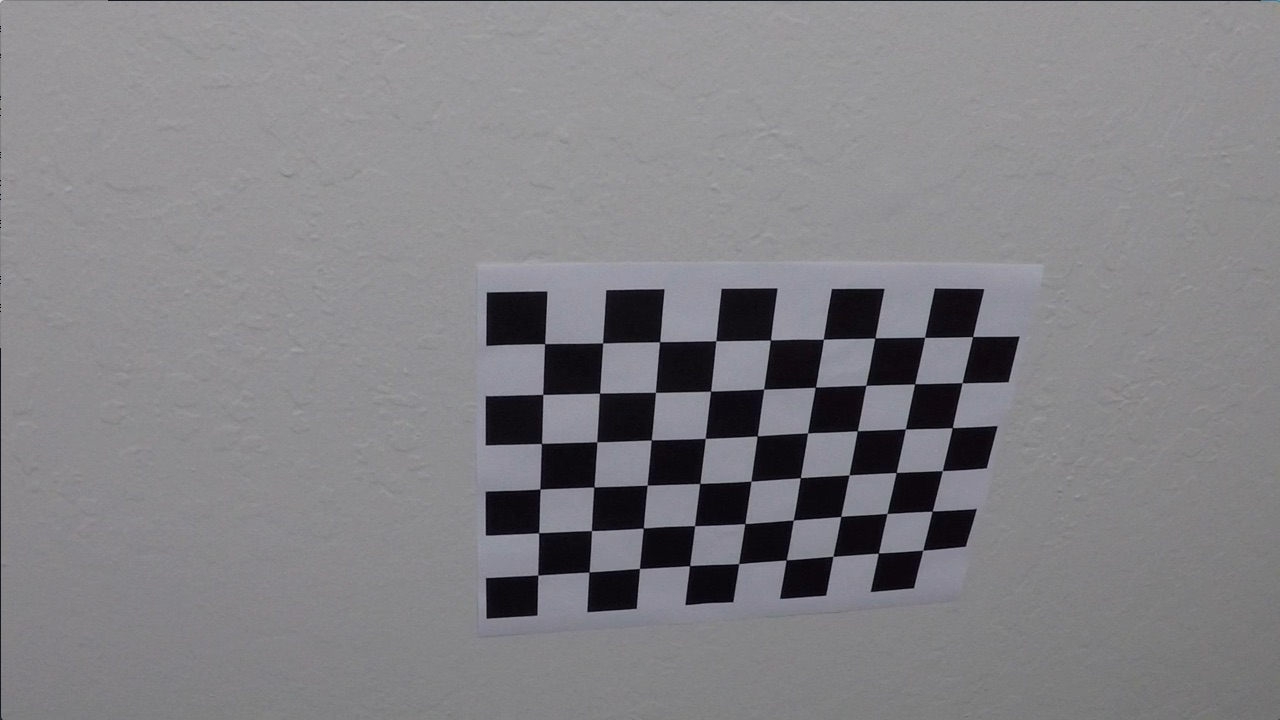
#> input picture camera_cal/calibration10.jpg, 1280 x 720 px; its folder holds only this picture in this run
$ jupyter execute --allow-errors find_lane_lines.ipynb   (shell and % lines are left out)   (older library calls are emulated)
#> lines starting #> are read from the running program, lines starting #| are printed output that depends on the picture; after the words box and inside, x2 and y2 are one past the last pixel; in counts of white or black regions, pixels touching at a corner belong together
[cell 1]
import cv2
import numpy as np
import matplotlib.pyplot as plt
import matplotlib.image as mpimg
import glob

[cell 2]
import math

# Helper method to plot multiple images
def plot_multiple_images(images,names,gray=False,number_of_cols=6,w_factor=4,h_factor=2):

    number_of_images=len(images)

    number_of_rows=math.ceil(number_of_images*1.0/number_of_cols)


    fig_width=w_factor*number_of_cols
    fig_height=h_factor*number_of_rows

    if number_of_rows > 5 :
        _dpi = number_of_rows * 5
    else :
        _dpi = 30

    #fig=plt.figure(figsize=(fig_width, fig_height),dpi=_dpi, facecolor='w', edgecolor='w')
    fig=plt.figure(figsize=(fig_width, fig_height), facecolor='w', edgecolor='w')

    im_number=0
    for im, name in zip(images,names):
        im_number+=1
        plt.subplot(number_of_rows,number_of_cols,im_number)
        plt.title(name)
        if gray :
            plt.imshow(im,cmap='gray')
        else :
            plt.imshow(im)

# Camera calibration

[cell 3]
# Get object points
col_points=9
row_points=6

objp = np.zeros((row_points*col_points,3), np.float32)
objp[:,:2] = np.mgrid[0:col_points, 0:row_points].T.reshape(-1,2)

# Make a list of calibration images
images = glob.glob('camera_cal/calibration*.jpg')

[cell 4]
# Arrays to store object points and image points from all the images.
objpoints = [] # 3d points in real world space
imgpoints = [] # 2d points in image plane.

sample_images=[]
sample_im_names=[]

# Step through the list and search for chessboard corners
for idx, fname in enumerate(images):
    img = cv2.imread(fname)
#> img is the input picture: shape (720, 1280, 3); mean B, G, R 133.1, 129.4, 130.2
    gray = cv2.cvtColor(img, cv2.COLOR_BGR2GRAY)

    # Find the chessboard corners
    ret, corners = cv2.findChessboardCorners(gray, (col_points,row_points), None)
#> ret = True; corners = 54 rows, first 8: [545.3, 343.1], [602.7, 342.8], [660.1, 341.3], [715.8, 340.7], [770.6, 340], [823.5, 339.2], [874.3, 338.5], [925.1, 337.4]

    # If found, add object points, image points
    if ret == True:
        objpoints.append(objp)
        imgpoints.append(corners)

        # Draw and display the corners
        cv2.drawChessboardCorners(img, (col_points,row_points), corners, ret)
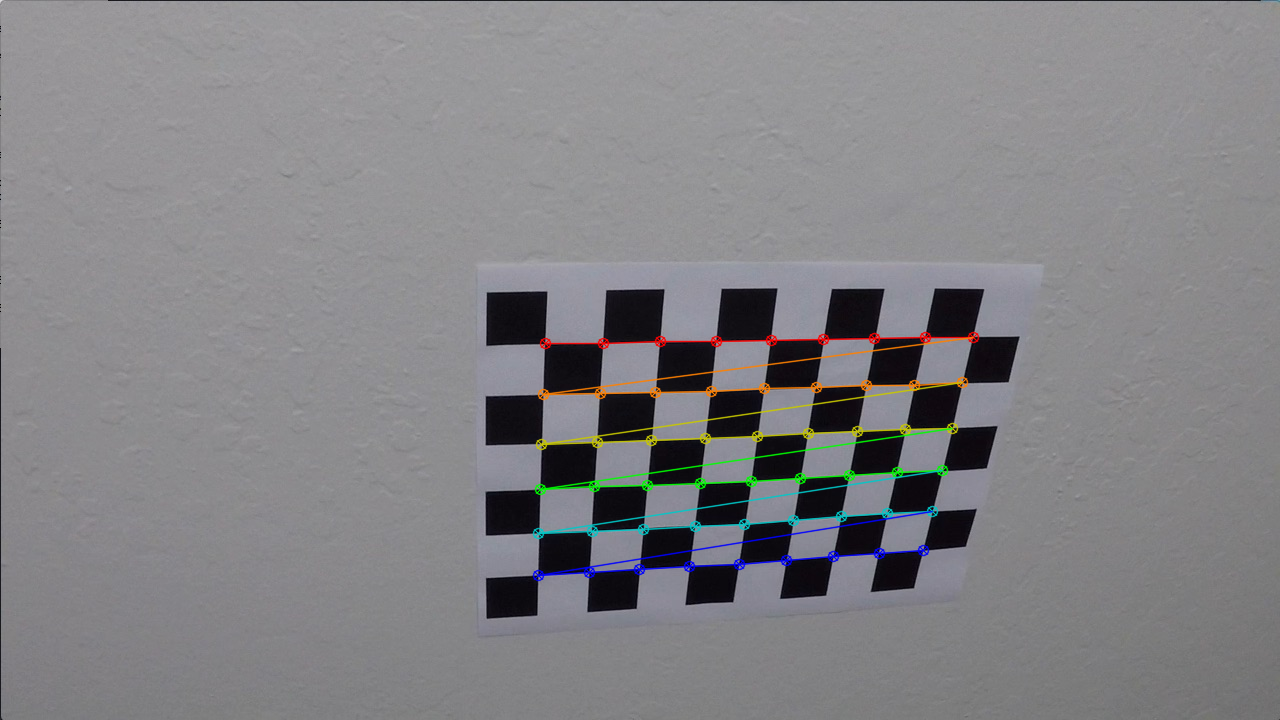
#> img: shape (720, 1280, 3); 1.91% of pixels changed, all inside (x1, y1, x2, y2) = (532, 331, 980, 582)
        #write_name = 'corners_found'+str(idx)+'.jpg'
        #cv2.imwrite(write_name, img)
        #cv2.imshow('img', img)
        if len(sample_images) < 4 :
            sample_images.append(img)
            sample_im_names.append(fname)
        cv2.waitKey(500)

cv2.destroyAllWindows()

# sample chessboard images

[cell 5]
plot_multiple_images(sample_images,sample_im_names,number_of_cols=2,w_factor=6,h_factor=4)
#> in plot_multiple_images, `number_of_images=len(images)`: number_of_images = 1
#> in plot_multiple_images, `fig_height=h_factor*number_of_rows`: fig_height = 4
#> the loop in plot_multiple_images, `for im, name in zip(images,names):` made 1 pass
#> (name, im_number) on pass 1: ('camera_cal/calibration10.jpg', 1)
#> after the loop in plot_multiple_images, `for im, name in zip(images,names):`: im_number = 1

# Undistort image

[cell 6]
# Test undistortion on an image
img = cv2.imread('camera_cal/test_calibration1.jpg')
#> (the rest of this cell did not finish here and is left out)

#> (a cell that did not finish here is left out)

# Read and undistort sample road image

[cell 8]
img = cv2.imread('test_images/test4.jpg')
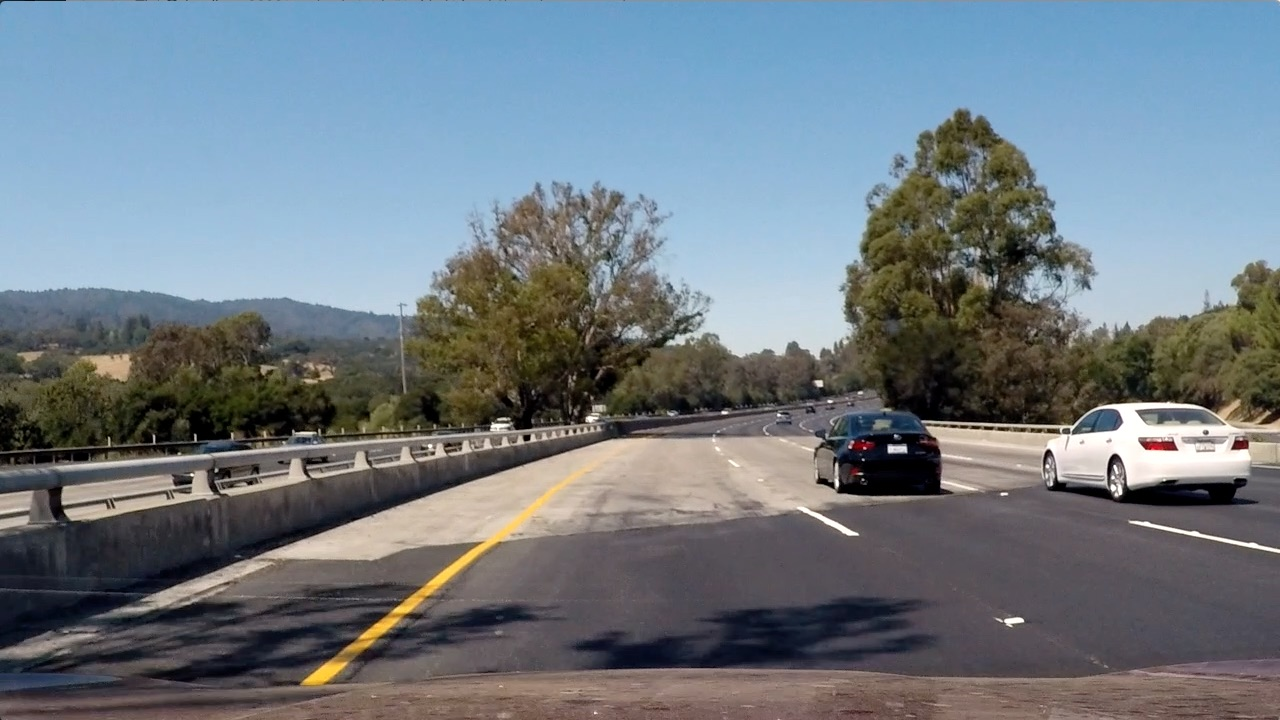
#> input picture test_images/test4.jpg, 1280 x 720 px
#> img is the input picture: shape (720, 1280, 3); mean B, G, R 130.9, 122.7, 112.2
img=cv2.cvtColor(img,cv2.COLOR_BGR2RGB)

#> (the rest of this cell did not finish here and is left out)

#> (a cell that did not finish here is left out)

# Edge detection using sobel x , s_channel and l_channel filtering

[cell 10]
def edge_detection_pipeline(img, s_thresh=(170, 255),l_thresh=(100, 255), sx_thresh=(20, 100),get_colored_binary=False):
    #img = np.copy(img)

    gray=cv2.cvtColor(img,cv2.COLOR_RGB2GRAY)

    # Sobel x
    sobelx = cv2.Sobel(gray, cv2.CV_64F, 1, 0) # Take the derivative in x
    abs_sobelx = np.absolute(sobelx) # Absolute x derivative to accentuate lines away from horizontal
    scaled_sobel = np.uint8(255*abs_sobelx/np.max(abs_sobelx))

    hls = cv2.cvtColor(img, cv2.COLOR_RGB2HLS)
    s_channel = hls[:,:,2]

    l_channel = hls[:,:,1]


    # Threshold x gradient
    sxbinary = np.zeros_like(scaled_sobel)
    sxbinary[(scaled_sobel >= sx_thresh[0]) & (scaled_sobel <= sx_thresh[1])] = 1

    # Threshold color channel
    s_binary = np.zeros_like(s_channel)
    s_binary[(s_channel >= s_thresh[0]) & (s_channel <= s_thresh[1])] = 1
    # Stack each channel
    # Note color_binary[:, :, 0] is all 0s, effectively an all black image. It might
    # be beneficial to replace this channel with something else.

    l_binary = np.zeros_like(l_channel)
    l_binary[(l_channel >= l_thresh[0]) & (l_channel <= l_thresh[1])] = 1

    ls_binary = np.zeros_like(s_binary)
    ls_binary[(s_binary == 1) & (l_binary == 1)] = 1

    color_binary=None
    if get_colored_binary :
        color_binary = np.dstack(( np.zeros_like(sxbinary), sxbinary, ls_binary)) * 255

    combined_binary = np.zeros_like(sxbinary)
    combined_binary[(ls_binary == 1) | (sxbinary == 1)] = 1
    return color_binary,combined_binary

# Edges for sample image

[cell 11]
img = cv2.imread('test_images/test5.jpg')
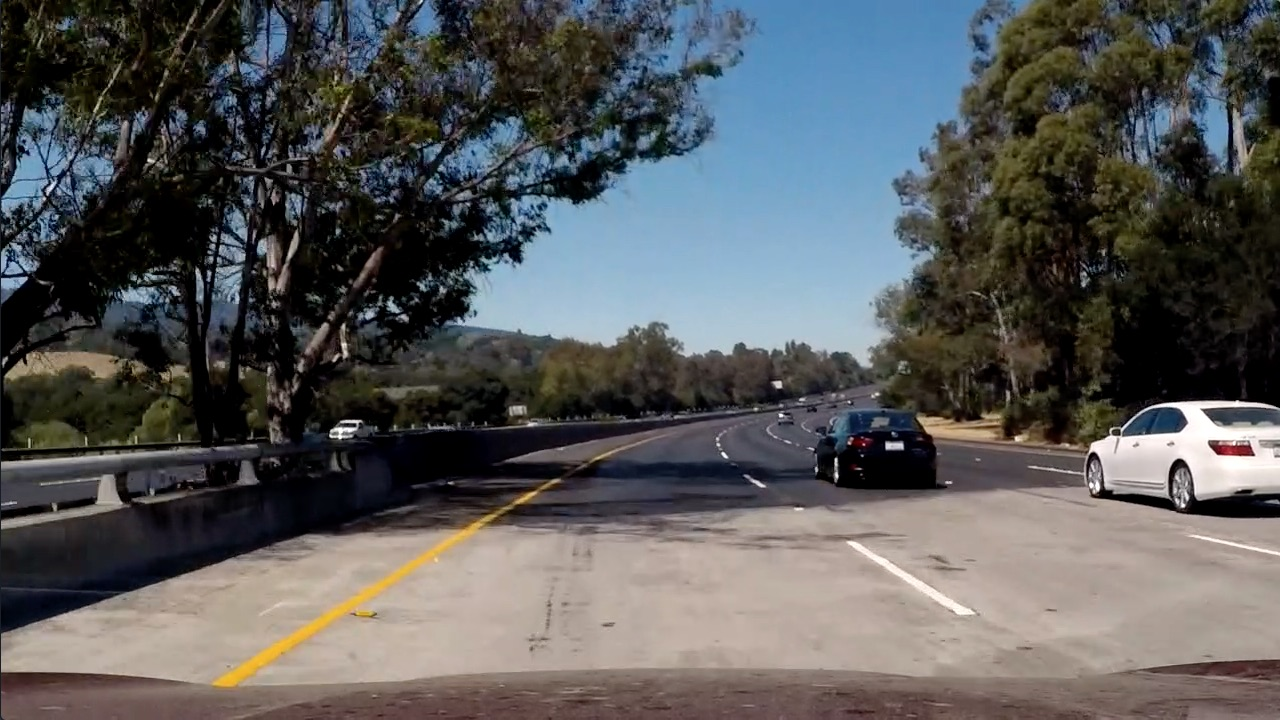
#> input picture test_images/test5.jpg, 1280 x 720 px
#> img is the input picture: shape (720, 1280, 3); mean B, G, R 89.8, 89.3, 88.5
img=cv2.cvtColor(img,cv2.COLOR_BGR2RGB)

#> (the rest of this cell did not finish here and is left out)

# Get prespective transformation metrix using sraight lane line image

[cell 12]
img_straight = cv2.imread('test_images/straight_lines1.jpg')
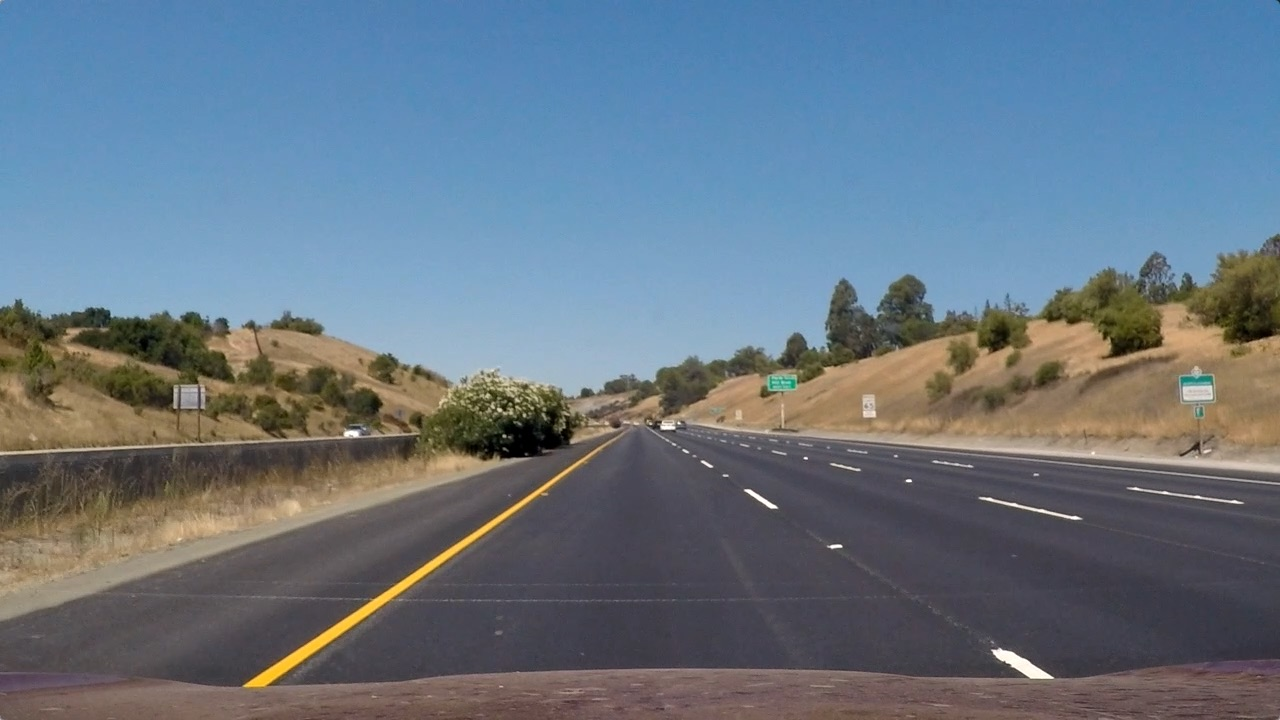
#> input picture test_images/straight_lines1.jpg, 1280 x 720 px
#> img_straight is the input picture: shape (720, 1280, 3); mean B, G, R 131.2, 117.7, 103.2
img_straight=cv2.cvtColor(img_straight,cv2.COLOR_BGR2RGB)

# Define source and destination points

plt.figure(figsize=(8, 4.5), facecolor='w', edgecolor='w')
plt.imshow(img_straight)
plt.scatter([265], [675],c='r', s=10)
plt.scatter([1030], [675],c='r', s=10)
plt.scatter([540], [490],c='r', s=10)
plt.scatter([749], [490],c='r', s=10)

src=np.float32([[265 ,675],[1030,675], [540,490], [749 ,490]])
dst = np.float32([[265 ,675],[1030,675], [265,150], [1030 ,150]])
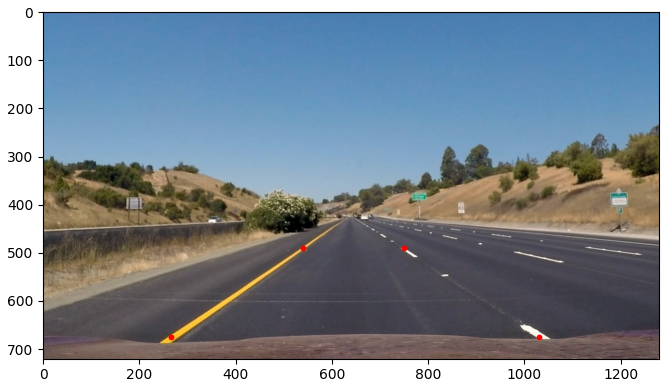
#> figure drawn by matplotlib, 1 panel

[cell 13]
M = cv2.getPerspectiveTransform(src, dst)

#> (a cell that did not finish here is left out)

[cell 15]
plt.figure(figsize=(8, 4.5), facecolor='w', edgecolor='w')
#> (the rest of this cell did not finish here and is left out)

# Prespective transform for curve lanes

[cell 16]
img = cv2.imread('vid_images/frame100.jpg')
#> (the rest of this cell did not finish here and is left out)
